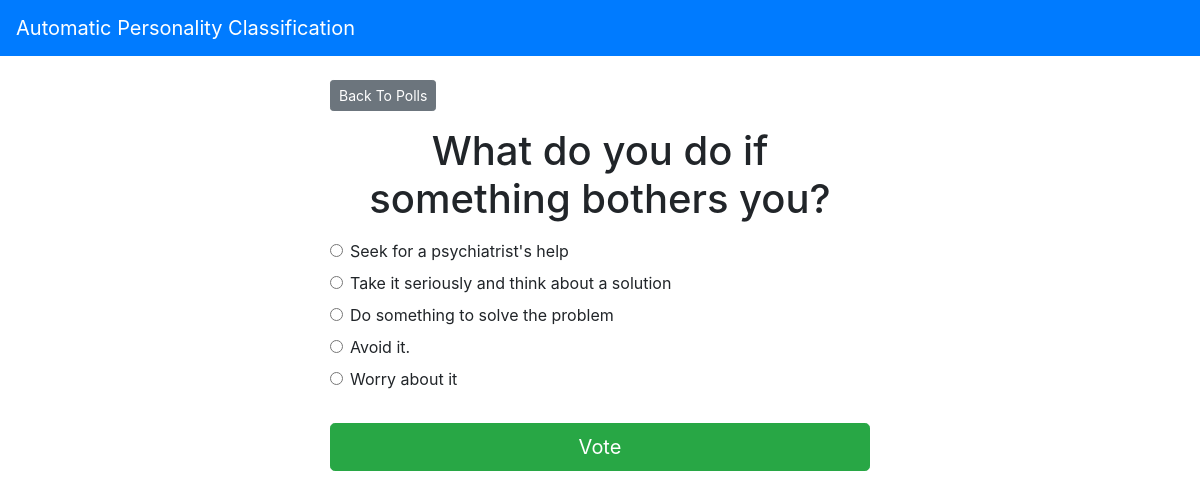
The app's page /polls/2/ with its own data.
### polls/models.py (models this page shows, shortened)
class Question(models.Model):
    question_text = models.CharField(max_length=200)
    pub_date = models.DateTimeField('date published')

class Choice(models.Model):
    question = models.ForeignKey(Question, on_delete=models.CASCADE)
    choice_text = models.CharField(max_length=200)
    votes = models.IntegerField(default=0)

### polls/views.py (the view)
# urls.py: path('<int:question_id>/', views.detail, name='detail'),
def detail(request, question_id):
  try:
    question = Question.objects.get(pk=question_id)
  except Question.DoesNotExist:
    raise Http404("Question does not exist")
  return render(request, 'polls/detail.html', { 'question': question })

### templates/polls/detail.html (shortened to what this page needs)
{% extends 'base.html' %}
{% block content %}
<a class="btn btn-secondary btn-sm mb-3" href="{% url 'polls:index' %}">Back To Polls</a>
<h1 class="text-center mb-3">{{ question.question_text }}</h1>
<form action="{% url 'polls:vote' question.id %}" method="post">
	{% for choice in question.choice_set.all %}
		<div class="form-check">
			<input
				type="radio"
				name="choice"
				class="form-check-input"
				id="choice{{ forloop.counter }}"
				value="{{ choice.id }}"
			/>
			<label for="choice{{ forloop.counter }}">{{ choice.choice_text }}</label
			>
		</div>
	{% endfor %}
	<input type="submit" value="Vote" class="btn btn-success btn-lg btn-block mt-4" />
</form>
{% endblock %}

### records on screen
Question: question_text "What do you do if something bothers you?"
Choice: choice_text "Seek for a psychiatrist's help"
Choice: choice_text "Take it seriously and think about a solution"
Choice: choice_text "Do something to solve the problem"
Choice: choice_text "Avoid it."
Choice: choice_text "Worry about it"
